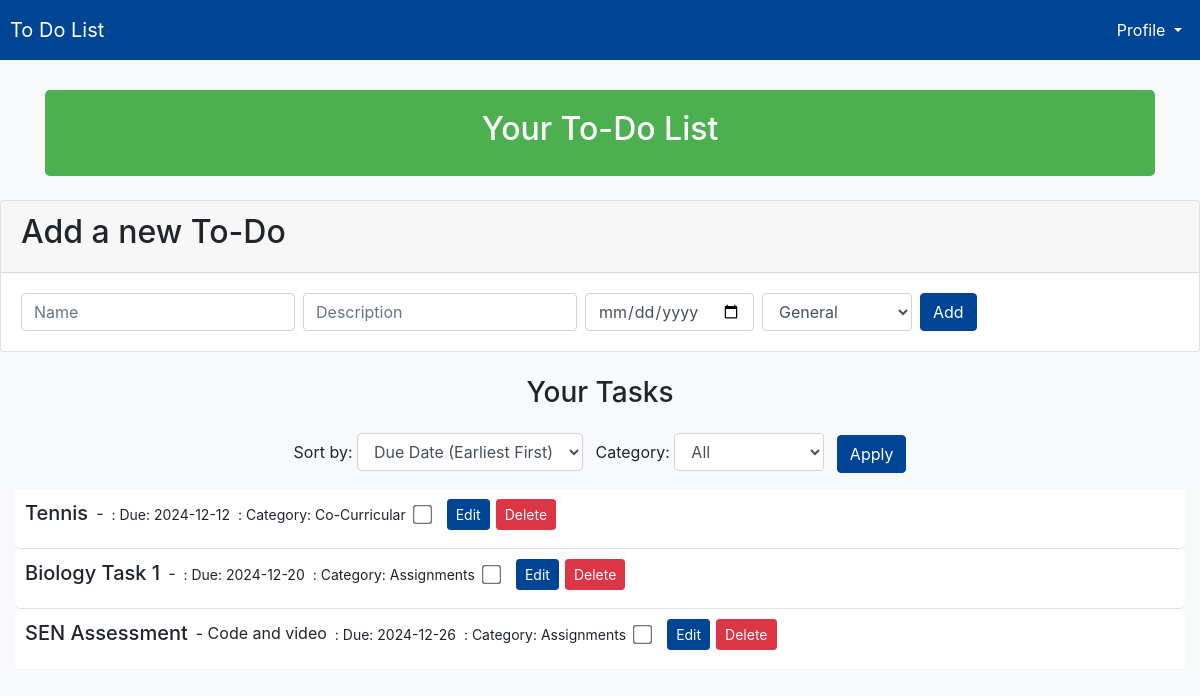
The page /dashboard (signed in) on the database as committed earlier.
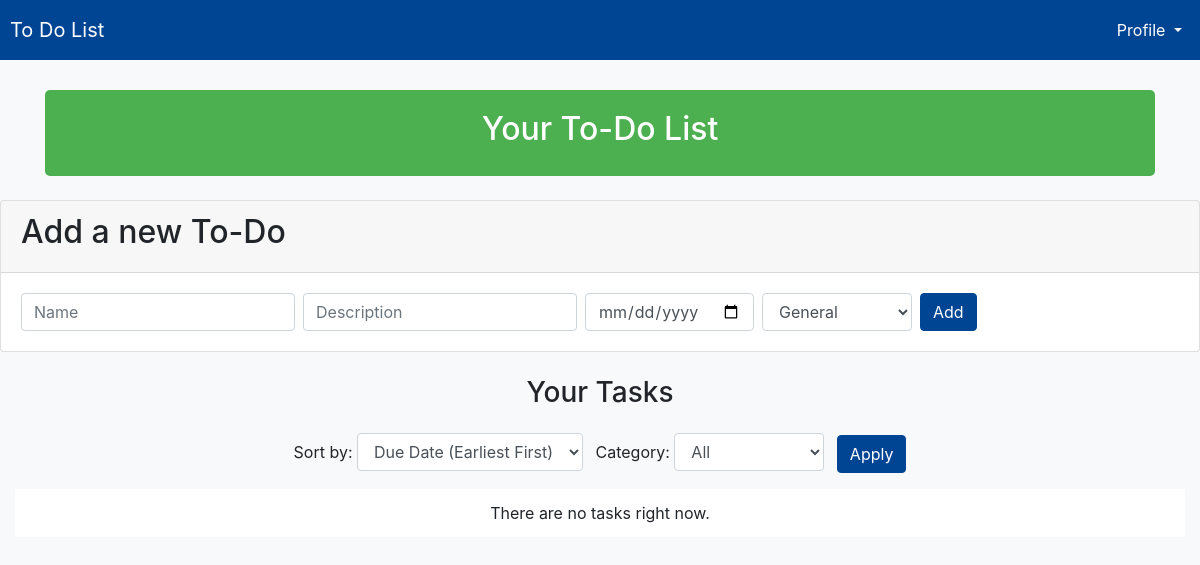
The same page on the database as committed later.
### tables this page shows
CREATE TABLE todos (id INTEGER PRIMARY KEY, user_id INTEGER, name TEXT, description TEXT, completed BOOLEAN, due_date TEXT, category TEXT, FOREIGN KEY(user_id) REFERENCES users(id));

### app.py (the view)
@app.route('/dashboard')  # Flask, route for dashboard page
def dashboard():
    if 'user_id' not in session:  # Flask, check if user is logged in
        flash('You need to login first', 'warning')  # Flask, flash warning message
        return redirect(url_for('login'))  # Flask, redirect to login page
    sort_by = request.args.get('sort_by', 'due_date_asc')  # Flask, get sort_by parameter from URL
    filter_by_category = request.args.get('filter_by_category', 'all')  # Flask, get filter_by_category parameter from URL
    sort_options = {
        'due_date_asc': 'due_date ASC',
        'due_date_desc': 'due_date DESC',
        'name_asc': 'name ASC',
        'name_desc': 'name DESC',
        'completed': 'completed ASC'
    }
    sort_query = sort_options.get(sort_by, 'due_date ASC')  # Python, get sort query
    with engine.connect() as conn:  # SQLAlchemy, connect to the database
        if filter_by_category == 'all':
            todos = conn.execute(text(f"SELECT * FROM todos WHERE user_id = :user_id ORDER BY {sort_query}"), {'user_id': session['user_id']}).fetchall()  # SQL, select todos by user ID and sort
        else:
            todos = conn.execute(text(f"SELECT * FROM todos WHERE user_id = :user_id AND category = :category ORDER BY {sort_query}"), {'user_id': session['user_id'], 'category': filter_by_category}).fetchall()  # SQL, select todos by user ID, category, and sort
    todos = [
        {
            **todo._asdict(),
            'due_date': datetime.strptime(todo.due_date, '%Y-%m-%d').date() if todo.due_date else None
        }
        for todo in todos
    ]
    current_date = datetime.now().date()  # Python, get current date
    return render_template('dashboard.html', todos=todos, user_id=session['user_id'], username=session['username'], current_date=current_date, sort_by=sort_by, filter_by_category=filter_by_category)  # Flask, render HTML template

### templates/dashboard.html (shortened to what this page needs)
<!DOCTYPE html>
<html lang="en">
<head>
    <link href="https://stackpath.bootstrapcdn.com/bootstrap/4.5.2/css/bootstrap.min.css" rel="stylesheet">
</head>
<body>
    <nav class="navbar navbar-expand-lg navbar-light fixed-top" style="background-color: #004494; padding: 10px;">
        <a class="navbar-brand" href="#" style="color: white;">To Do List</a>
        <div class="collapse navbar-collapse">
            <ul class="navbar-nav ml-auto">
                <li class="nav-item dropdown">
                    <a class="nav-link dropdown-toggle" href="#" id="profileDropdown" role="button" data-toggle="dropdown" aria-haspopup="true" aria-expanded="false" style="color: white;">
                        Profile
                    </a>
                </li>
            </ul>
        </div>
    </nav>
    <div class="container text-center">
        <div id="top">
            <h2>Your To-Do List</h2>
        </div>
    </div>
    <div class="card mt-4">
        <div class="card-header">
            <h2>Add a new To-Do</h2>
        </div>
        <div class="card-body">
            <form action="{{ url_for('add_todo') }}" method="post" class="form-inline">
                <div class="form-group">
                    <input type="text" name="name" placeholder="Name" class="form-control mr-2" required>
                    <input type="text" name="description" placeholder="Description" class="form-control mr-2">
                    <input type="date" name="due_date" class="form-control mr-2" required>
                    <select name="category" class="form-control mr-2">
                        <option value="General">General</option>
                    </select>
                    <button type="submit" class="btn btn-primary">Add</button>
                </div>
            </form>
        </div>
    </div>
    <div class="container text-center mt-4">
        <h3>Your Tasks</h3>
    </div>
    <div class="container text-center mt-4">
        <form method="get" action="{{ url_for('dashboard') }}">
            <div class="form-group">
                <label for="sort_by">Sort by:</label>
                <select name="sort_by" id="sort_by" class="form-control" style="width: auto; display: inline-block;">
                    <option value="due_date_asc" {% if sort_by == 'due_date_asc' %}selected{% endif %}>Due Date (Earliest First)</option>
                </select>
                <label for="filter_by_category" class="ml-2">Category:</label>
                <select name="filter_by_category" id="filter_by_category" class="form-control" style="width: auto; display: inline-block;">
                    <option value="all" {% if filter_by_category == 'all' %}selected{% endif %}>All</option>
                </select>
                <button type="submit" class="btn btn-primary ml-2">Apply</button>
            </div>
        </form>
    </div>
    <ul class="list-group list-group-flush">
        {% if todos %}
            {% for todo in todos %}
                <li class="list-group-item todo-item">
                    <div class="d-flex justify-content-between align-items-center mb-2">
                        <div>
                            <h5 class="mb-1 {% if todo.completed %}completed-title{% endif %}" style="font-size: 1.25rem;">{{ todo.name }}</h5>
                            <p class="mb-1 ml-2" style="line-height: 1.5; font-size: 1rem;"> - {{ todo.description }}</p>
                            <small class="ml-2" style="font-size: 0.875rem;"> : Due: {% if todo.due_date %}{{ todo.due_date }}{% else %}No due date{% endif %}</small>
                            <small class="ml-2" style="font-size: 0.875rem;">: Category: {{ todo.category }}</small>
                        </div>
                        <div class="d-flex align-items-center" style="gap: 2px;">
                            <form action="{{ url_for('complete_todo', todo_id=todo.id) }}" method="post" class="mr-1">
                                <input type="checkbox" name="completed" style="transform: scale(1.5);" onchange="this.form.submit()" {% if todo.completed %}checked{% endif %}>
                            </form>
                            <button class="btn btn-secondary btn-sm" onclick="toggleEditForm('{{ todo.id }}')">Edit</button>
                            <form action="{{ url_for('delete_todo', todo_id=todo.id) }}" method="post">
                                <button type="submit" class="btn btn-danger btn-sm">Delete</button>
                            </form>
                        </div>
                    </div>
                </li>
            {% endfor %}
        {% else %}
            <li class="list-group-item text-center">There are no tasks right now.</li>
        {% endif %}
    </ul>
</body>
</html>

### templates/dashboard.html (style rules this page uses)
body { background-color: #f8f9fa; padding-top: 70px; }
.container { margin-top: 20px; }
#top { text-align: center; background-color: #4CAF50; padding: 20px; color: white; border-radius: 5px; margin-top: 20px; }
.btn-primary { background-color: #004494; border-color: #004494; }
.card { margin-bottom: 20px; }
.list-group-item { margin: 0 15px; }

Rows that differ between the two databases and show on the page:
removed todos: name "Tennis", due_date "2024-12-12", category "Co-Curricular"
removed todos: name "Biology Task 1", due_date "2024-12-20", category "Assignments"
removed todos: name "SEN Assessment", description "Code and video", due_date "2024-12-26", category "Assignments"
Other text that changed with them:
text now shown: "There are no tasks right now."
